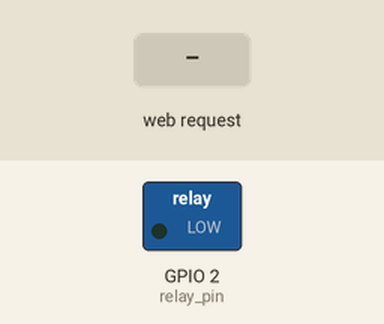
Simulated run of this sketch. Board: ESP8266 (NodeMCU). On the bench: switched loads named in the sketch (green lamp = pin HIGH). The test bench sets the inputs (shaded band). WiFi joins after 1.5 s; servers stay silent unless stated; storage starts empty; what the sketch prints to the serial monitor is not drawn.

Above: at 5.7 s.
5.8 s: HTTP request GET /toggle received
At 6.4 s:
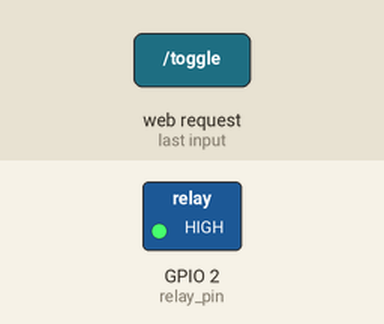
Timing chart, 0 to 8.8 s (numbered marks = the images above; inputs shaded):
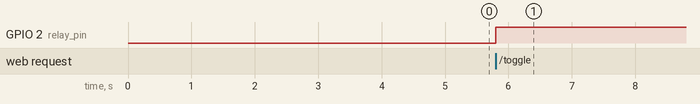

The sketch:

Smart_Switch.ino
```cpp
#include <ESP8266WiFi.h>
#include <WiFiUdp.h>
#include <WiFiClient.h>
#include <ESP8266WebServer.h>
#include <ESP8266HTTPUpdateServer.h>
#include <ESP8266HTTPClient.h>

#define relay_pin 2

ESP8266WebServer httpServer(80);
ESP8266HTTPUpdateServer httpUpdater;

bool state = false;
int counter = 0;

unsigned long lastSensorRead = 0;
unsigned long sensorReadDelay = 1000;


void setup() {
  Serial.begin(115200);

  analogWriteRange(255);

  pinMode(relay_pin, OUTPUT);

  bool success = SPIFFS.begin();
  if (!success) Serial.println("Error mounting the file system");

  connectToWifi();
}

void loop() {
  if ((millis() - lastSensorRead) > sensorReadDelay) {

  }

  digitalWrite(relay_pin, state ? HIGH : LOW);

  httpServer.handleClient();
}


void connectToWifi() {
  Serial.print("Connecting");

  IPAddress staticIP(192, 168, 1, 150);
  IPAddress gateway(192, 168, 1, 1);
  IPAddress subnet(255, 255, 255, 0);
  IPAddress dns(192, 168, 1, 1);
  IPAddress dns2(8, 8, 8, 8);

  const char* deviceName = "MakeItSmart_Smart_Switch";
  const char *ssid     = "**********Your_SSID************";
  const char *password = "********Your Password**********";

  WiFi.hostname(deviceName);
  WiFi.config(staticIP, gateway, subnet, dns, dns2);

  WiFi.mode(WIFI_AP_STA);
  WiFi.begin(ssid, password);

  int counter = 0;
  while (WiFi.status() != WL_CONNECTED && counter++ < 20) {
    delay(500);
    Serial.print(".");
  }
  if (WiFi.status() != WL_CONNECTED) ESP.restart();

  Serial.print("IP:");
  Serial.println(WiFi.localIP());

  httpUpdater.setup(&httpServer);
  httpServer.on("/get_state", get_state);
  httpServer.on("/toggle", toggle);
  httpServer.on("/get_device_type", get_device_type);
  httpServer.begin();

  Serial.print("IP:");
  Serial.println(WiFi.localIP());

  delay(3000);
}

//---------------------------------Http Functions---------------------------------------------------------------

void get_state() {
  httpServer.send(200, "text/plain", String(state));
}

void toggle() {
  state = !state;
  httpServer.send(200, "text/plain", String(state));
}

void get_device_type() {
  httpServer.send(200, "text/plain", "Switch");
}
```

Measured:
- after the input at 5.8 s, GPIO 2 (relay_pin): LOW → HIGH at once
